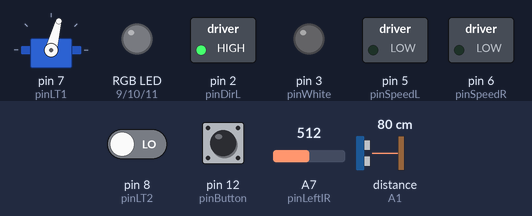
Recording of a sketch running on a simulated Arduino Nano, built with avr-gcc and run on an emulated ATmega328P. On the bench: servo, switched loads named in the sketch (green lamp = pin HIGH), an RGB LED mixed from three pins (HIGH = lit), output pins drawn as LEDs (lit = HIGH). The test bench sets the inputs (shaded band); at power-on: pin 12 (pinButton) LOW, pin 8 (pinLT2) LOW, A7 (pinLeftIR) = 512, distance to the obstacle (sensor on A1) 80 cm. The echo pulse lasts 58.3 µs per cm; pins used as bus, display or sensor lines are not drawn.

Above: at 2.8 s.
2.9 s: pin 12 (pinButton) pulled HIGH for 0.15 s
At 4.9 s:
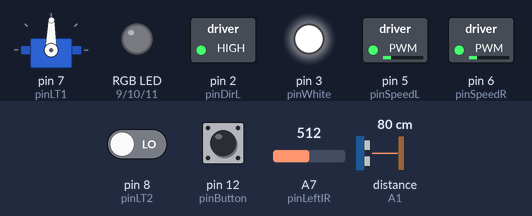
6.0 s: pin 8 (pinLT2) driven HIGH
At 6.6 s:
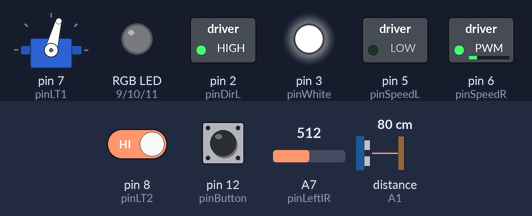
9.0 s: pin 12 (pinButton) pulled HIGH for 1 s
At 10.8 s:
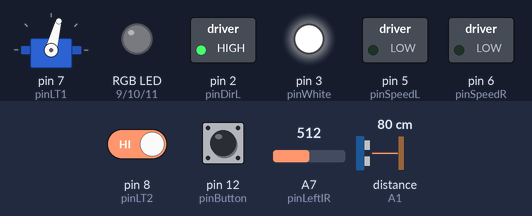
13.0 s: pin 12 (pinButton) pulled HIGH for 0.15 s
At 17.9 s:
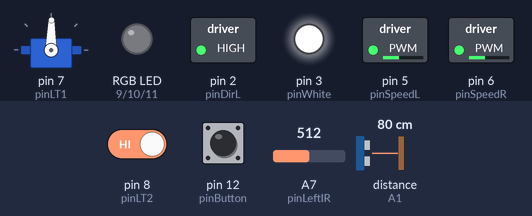
19.1 s: pin 12 (pinButton) pulsed HIGH 2 times (0.12 s each, 0.3 s apart)
At 20.8 s:
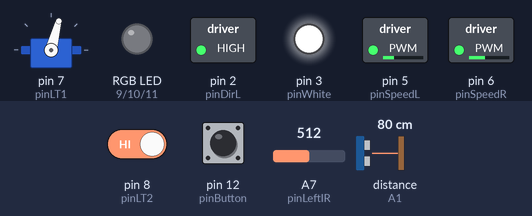
22.1 s: pin 12 (pinButton) pulled HIGH for 3.2 s
At 25.8 s:
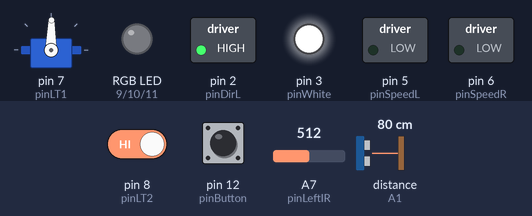
Timing chart, 0 to 29.1 s (numbered marks = the images above; inputs shaded):
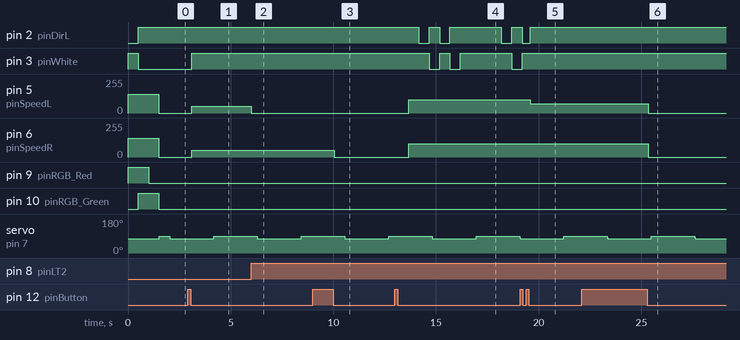

Measured:
- after the input at 2.9 s, pin 3 (pinWhite): LOW → HIGH after 0.21 s; pin 5 (pinSpeedL), pin 6 (pinSpeedR): 0/255 → 50/255 after 0.21 s
- after the input at 6.0 s, pin 5 (pinSpeedL): 50/255 → 0/255 at once
- after the input at 9.0 s, pin 6 (pinSpeedR): 50/255 → 0/255 after 1.1 s
- after the input at 13.0 s, pin 2 (pinDirL): goes LOW 0.50 s, HIGH 0.50 s, LOW 0.50 s, HIGH 2.5 s, LOW 0.50 s, then HIGH, starting after 1.2 s; pin 3 (pinWhite): goes LOW 0.50 s, HIGH 0.50 s, LOW 0.50 s, HIGH 2.5 s, then LOW, starting after 1.7 s; pin 5 (pinSpeedL), pin 6 (pinSpeedR): 0/255 → 100/255 after 0.67 s
- after the input at 19.1 s, pin 3 (pinWhite): goes on until 19.2 s, then stays HIGH; pin 5 (pinSpeedL): 100/255 → 70/255 after 0.48 s
- after the input at 22.1 s, pin 5 (pinSpeedL): 70/255 → 0/255 after 3.2 s; pin 6 (pinSpeedR): 100/255 → 0/255 after 3.2 s

The sketch:

sketch_may09b.ino
```cpp
/*
 *
 * 0.2 대구 시연 6/7 버튼 클릭시 덴싱 모드/ 라인트레이스/ Obstacle avoidance/ wall follower
 * 0.1 교사연구회 시연 5/14
 */
// for codestar mobile
#include <IRremote.h>
#include <Thread.h>
#include <SoftwareSerial.h>
#include <ThreadController.h>
#include <Servo.h>

#ifdef __AVR__
  #include <avr/power.h>
#endif

// protocol
#define GET 1
#define RUN 2
#define RESET 4
#define START 5
//#define NEO
// mobile
#define FORWARD   0
#define REVERSE   1
#define MOTOR_L   0
#define MOTOR_R   1

const int pinLT1 = 7;  // IR 센서 1번(IN1) -- LEFT
const int pinLT2 = 8;  // IR 센서 2번(IN2) -- RIGHT
const int pinButton = 12; // 푸시버튼 연결 핀 번호

const int pinRGB_Red = 9;    // RGB LED의 Red 연결 핀 번호
const int pinRGB_Green = 10; // RGB LED의 Green 연결 핀 번호
const int pinRGB_Blue = 11;  // RGB LED의 Blue 연결 핀 번호
const int pinWhite = 3;

#ifdef NEO
  #include <Adafruit_NeoPixel.h>
  const int pinLedBar = 7;  // RGB LED Strip Bar, WS2812
  Adafruit_NeoPixel strip = Adafruit_NeoPixel(8, pinLedBar, NEO_GRB + NEO_KHZ800);
#endif

const int pinMic = A2;  // 마이크 연결 핀 번호
// pen
Servo myservo;  // create servo object to control a servo
                // a maximum of eight servo objects can be created
int pos = 0;    // variable to store the servo position
const int pinPen = 7;
int     penSwitch = 0;
boolean penTick = false;

Thread neoThread = Thread();
// create bluetooth instnace
SoftwareSerial bt(1, 0);

// packet
double  currentTime = 0.0; // on request TIMER
double  lastTime = 0.0;    // on request TIMER
boolean isAvailable = false;  // serial
boolean isStart = false;  // fine package
String  mVersion = "1.0.0";
byte    dataLen = 0;      // package data length;
char    serialRead;       // real data
unsigned char prevc = 0;  // real data
byte    index = 0;        // buffer index
char    buffer[52];       // real buffer

// mobile
// MOTOR_LEFT
int pinDirL = 2;
int pinSpeedL = 5;

// MOTOR_RIGHT
int pinSpeedR = 6;
int pinDirR = 3;

// sonar
const int pinEcho = A1;  // 초음파 센서 Echo 단자 연결 핀 번호
const int pinTrig = 13;  // 초음파 센서 Trig 단자 연결 핀 번호
int preDistance = 0;      // 초음파 -1 때문에

// left ir or wall following
const int pinLeftIR = A7;

// Healing mode
bool bFadeColor = false;
// start
const int pinBuzzer = A3;  // 부저(스피커) 연결 핀 번호
int tones[] = { 261, 294, 330, 349, 392, 440, 494, 523 };

// Variables will change:
int ledState = HIGH;         // the current state of the output pin
int buttonState;             // the current reading from the input pin
int lastButtonState = LOW;   // the previous reading from the input pin

// the following variables are long's because the time, measured in miliseconds,
// will quickly become a bigger number than can be stored in an int.
long lastDebounceTime = 0;  // the last time the output pin was toggled
long debounceDelay = 50;    // the debounce time; increase if the output flickers
int modeCount = 1;
/////////////  라인트레이스 /////////////

// remote
#define LINE_TRACER     0
#define REMOTE_CONTROL  1
#define AVOIDENCE       2
#define WALLFOLLOW      3

const int pinRemocon = 4;
IRrecv remocon(pinRemocon);
decode_results results;
int DriveMode = REMOTE_CONTROL;

int LeftTurn = 0;
int RightTurn = 0;
#define MAX_TURN_STEP1    8  // 연속 좌/우 회전 감지 카운터, 1/8 회전씩 감축용
#define MAX_TURN_STEP2    15  //
#define MAX_TURN_STEP3    21  //
#define MAX_TURN_STEP4    26  //
#define MAX_TURN_STEP5    30  //
#define MAX_TURN_STEP6    33  //
#define MAX_TURN_STEP7    35  // 정지 회전, (만약 초과시 원래 역회전)
int Power = 50;
float Power1Ratio = 1.0;
float Power2Ratio = 1.0;

/// obstacle avoid
unsigned long msLastTick;
boolean onlyOne   = false;
boolean isAvoided = false;
int     wheelSwitch = 0;
boolean wheelTick = false;
ThreadController controll = ThreadController();
Thread worker1 = Thread();
Thread worker2 = Thread();
Thread worker3 = Thread();
Thread worker4 = Thread();

/*
ff 55 len x  GET  sensor  port  slot  data a
0  1  2   3   4      5      6     7     8
*/
void runModule(int device){
  // for 1 device
  int ldir = 0;
  int rdir = 0;
  int lvel = 0;
  int rvel = 0;

  // for 3 device
  int lpos = 0;
  int ledr = 0;
  int ledg = 0;
  int ledb = 0;
  switch(device){
    case 1: // move
      ldir = readBuffer(6); // left direction
      lvel = readBuffer(7); // left velocity
      rdir = readBuffer(8); // right direction
      rvel = readBuffer(9); // right velocity
      move(MOTOR_L, ldir, lvel*28);
      move(MOTOR_R, rdir, rvel*28);
      break;
    case 2: // stop
      stop();
      break;
    case 3: // led
      lpos = readBuffer(6);  // led position(don't care)
      ledr = readBuffer(7);  // led red color
      ledg = readBuffer(8);  // led green color
      ledb = readBuffer(9);  // led blue color
      color(ledr, ledg, ledb);
      break;
    case 4: // led off
      ledoff();
      break;
    case 5: // healing mode
      bFadeColor = true;
      break;
    case 6: // healing mode off
      bFadeColor = false;
      ledoff();
    default:
    break;
  }
}

void readSerial(){
  isAvailable = false;
  if(bt.available() > 0){
    isAvailable = true;
    serialRead = bt.read();
  }
}

void writeBuffer(int idx, unsigned char c){
  buffer[idx] = c;
}
unsigned char readBuffer(int idx){
  return buffer[idx];
}
void writeHead(){
  writeSerial(0xff);
  writeSerial(0x55);
}
void writeEnd(){
  bt.println();
}
void writeSerial(unsigned char c){
  bt.write(c);
}
void callOK(){
  writeHead();
  writeEnd();
}

void  FadeColor(int pinStart, int pinLast, int pinOff){
  int  brightness;  // pinStart 빛의 밝기

  analogWrite(pinOff, 0);  // 꺼 둘 색상

  for(brightness=255; brightness>=0; brightness--) // 255에서 0까지
  {
    analogWrite(pinStart, brightness);    // 처음 색상
    analogWrite(pinLast, 255-brightness); // 최종 색상

    delay(20);  // 20 밀리초 기다리기 (합성한 빛을 보여주는 시간)
  }
}

void color(int r, int g, int b){
  digitalWrite(pinRGB_Red, r*28);
  digitalWrite(pinRGB_Green, g*28);
  digitalWrite(pinRGB_Blue, b*28);

}
void ledoff(){
  digitalWrite(pinRGB_Red, LOW);   // 빨간색 켜기
  digitalWrite(pinRGB_Green, LOW); // 초록색 켜기
  digitalWrite(pinRGB_Blue, LOW);   // 파란색 끄기
}
void stop()  // 정지
{
  analogWrite(pinSpeedL, 0);
  analogWrite(pinSpeedR, 0);
}
void move(int motor, int direction, int speed)
{
  boolean inPin1, inPin2;

  if(direction == FORWARD)
    inPin1 = HIGH;
  else // REVERSE
    inPin1 = LOW;

  if(motor == MOTOR_L)
  {
    digitalWrite(pinDirL, inPin1);
    analogWrite(pinSpeedL, speed);
  } else { // MOTOR_R
    digitalWrite(pinDirR, inPin1);
    analogWrite(pinSpeedR, speed);
  }
}

/*
ff 55 len idx action device port  slot  data a
0  1  2   3   4      5      6     7     8
*/
void parseData(){
  int idx = readBuffer(3);
  int action = readBuffer(4);
  int device = readBuffer(5);

  switch(action){
    case GET:

    break;
    case RUN:
      runModule(device);
      //callOK(); // ack signal
    break;
    case RESET:

    break;
    case START:

    break;
  }
}

#ifdef NEO
void neoCallback(){
  int value = analogRead( pinMic );  // 소리 세기 읽기
  int lowLimit = 20, highLimit = 200;
  int valLimit = constrain( value, lowLimit, highLimit );
  //Serial.println(value);
  int brightness = map( valLimit, lowLimit, highLimit, 0, 255 );
  analogWrite(pinWhite, brightness);
  for(int i=0;i<8;i++){
    // pixels.Color takes RGB values, from 0,0,0 up to 255,255,255
    strip.setPixelColor(i, strip.Color(random(0, 155),brightness,random(0, 155))); // Moderately bright green color.
  }
  strip.show(); // This sends the updated pixel color to the hardware.
}
#endif

void callback1(){
  if(DriveMode == AVOIDENCE && !isAvoided){
    if(wheelTick){
      if(++wheelSwitch % 2){
        move(MOTOR_L, REVERSE, 100);
        move(MOTOR_R, FORWARD, 100);
      }else{
        move(MOTOR_L, FORWARD, 100);
        move(MOTOR_R, REVERSE, 100);
      }
    }else{
      move(MOTOR_L, FORWARD, 100);
      move(MOTOR_R, FORWARD, 100);
    }
  }
}
// led on/off
void callback2(){ // for test
  wheelTick = !wheelTick;
}
void callback3(){
  if(DriveMode == LINE_TRACER){
    if(penTick){
      if(++penSwitch % 2){
        PenDown();
      }else{
        PenUp();
      }
    }else{
      PenUp();
    }
  }
}
// led on/off
void callback4(){ // for test
  penTick = !penTick;
  if(penTick){
      PenDown();
    }else{
      PenUp();
    }
}

void setup() {

  // 3 color led
  pinMode(pinRGB_Red, OUTPUT);   // RGB LED의 Red 핀을 출력용 핀으로 설정
  pinMode(pinRGB_Green, OUTPUT); // RGB LED의 Green 핀을 출력용 핀으로 설정
  pinMode(pinRGB_Blue, OUTPUT);  // RGB LED의 Blue 핀을 출력용 핀으로 설정
  pinMode(pinWhite, OUTPUT);

  // mobile
  pinMode(pinSpeedL, OUTPUT);
  pinMode(pinDirL, OUTPUT);

  pinMode(pinSpeedR, OUTPUT);
  pinMode(pinDirR, OUTPUT);

  pinMode(pinLT1, INPUT);
  pinMode(pinLT2, INPUT);

  pinMode(pinButton, INPUT); // 푸시버튼 핀을 입력용 핀으로 설정
  pinMode(pinBuzzer, OUTPUT); // 부저(스피커) 핀을 출력용 핀으로 설정

  pinMode(pinLeftIR, INPUT); // for wall following
  // put your setup code here, to run once:
  bt.begin( 9600 );  // 블루투스 통신 초기화 (속도= 9600 bps)
  //Serial.begin(9600);
  // Red : 빨간색 불빛 켜기
  digitalWrite(pinRGB_Red, HIGH);   // 빨간색 켜기
  digitalWrite(pinRGB_Green, LOW);  // 초록색 끄기
  digitalWrite(pinRGB_Blue, LOW);   // 파란색 끄기
  move(MOTOR_L, REVERSE, 5*28);
  move(MOTOR_R, FORWARD, 5*28);
  delay(500);

  // Yellow : 노란색(빨간색+초록색) 불빛 켜기
  digitalWrite(pinRGB_Red, HIGH);   // 빨간색 켜기
  digitalWrite(pinRGB_Green, HIGH); // 초록색 켜기
  digitalWrite(pinRGB_Blue, LOW);   // 파란색 끄기
  move(MOTOR_L, FORWARD, 5*28);
  move(MOTOR_R, REVERSE, 5*28); // 0~255
  delay(500);

  // Green : 초록색 불빛 켜기
  digitalWrite(pinRGB_Red, LOW);    // 빨간색 끄기
  digitalWrite(pinRGB_Green, HIGH); // 초록색 켜기
  digitalWrite(pinRGB_Blue, LOW);   // 파란색 끄기
  delay(500);

  noTone(pinBuzzer);

  ledoff();
  stop();

  pinMode(pinMic, INPUT); // 마이크 핀을 입력용 핀으로 설정
#ifdef NEO
  strip.begin();
  strip.show(); // Initialize all pixels to 'off'

  neoThread.onRun(neoCallback);
  neoThread.setInterval(20);
#endif

// sonar
  pinMode(pinTrig, OUTPUT); // 출력용 핀으로 설정
  pinMode(pinEcho, INPUT);  // 입력용 핀으로 설정

  worker1.onRun(callback1);
  worker1.setInterval(500);

  worker2.onRun(callback2);
  worker2.setInterval(2000);

  worker3.onRun(callback3);
  worker3.setInterval(500);

  worker4.onRun(callback4);
  worker4.setInterval(2000);

  controll.add(&worker1);
  controll.add(&worker2);
  controll.add(&worker4);

  msLastTick = millis();

  myservo.attach(pinPen);  // attaches the servo on pin
  PenUp();

}
// test
long interval = 1000;
int motorState = LOW;
long previousMillis = 0;


void PenDown(){
  for(pos = 90; pos >= 75; pos -= 1)
  {
    myservo.write(pos);
    delay(2);
  }
  delay(100);
}

void PenUp(){
  for(pos = 75; pos < 90; pos += 1)
  {
    myservo.write(pos);
    delay(2);
  }
  delay(100);
}

void timerTest(){
  unsigned long currentMillis = millis();

  if(currentMillis - previousMillis > interval){
    previousMillis = currentMillis;

    if(motorState == LOW){/*
      move(MOTOR_L, REVERSE, 5*28);
      move(MOTOR_R, FORWARD, 5*28);
      digitalWrite(pinRGB_Red, HIGH);   // 빨간색 켜기
      digitalWrite(pinRGB_Green, HIGH); // 초록색 켜기
      digitalWrite(pinRGB_Blue, LOW);   // 파란색 끄기*/
      motorState = HIGH;
    }
    else{/*
      move(MOTOR_L, FORWARD, 5*28);
      move(MOTOR_R, REVERSE, 5*28); // 0~255
      digitalWrite(pinRGB_Red, LOW);    // 빨간색 끄기
      digitalWrite(pinRGB_Green, HIGH); // 초록색 켜기
      digitalWrite(pinRGB_Blue, LOW);   // 파란색 끄기*/
      motorState = LOW;
    }
  }
}
void  Forward( int power )  // 전진
{
  move(MOTOR_L, FORWARD, power);
  move(MOTOR_R, FORWARD, power);
}
void Forward2( int power1, int power2 )
{
  move(MOTOR_L, FORWARD, power1);
  move(MOTOR_R, FORWARD, power2);
}

void  Backward2( int power1, int power2 )
{
  move(MOTOR_L, REVERSE, power1);
  move(MOTOR_R, REVERSE, power2);
}

void loop() {

#ifdef NEO
  if(neoThread.shouldRun())
    neoThread.run();
#endif
  controll.run();
  // put your main code here, to run repeatedly:
  currentTime = millis()/1000.0-lastTime;
  readSerial();
  if(isAvailable){
    unsigned char c = serialRead & 0xff;
    if(c == 0x55 && isStart == false){
      if(prevc == 0xff){
        index = 1;
        isStart = true;
      }
    }else{  // isn't 0x55
      prevc = c;
      if(isStart){  // finded header code
        if(index == 2){ // is index length?
          dataLen = c;
        }else if(index > 2){
          dataLen--;
        }
        writeBuffer(index, c);    // real value
      }
    }

    index++;
    if(index > 51){ // checking max buffer
      index = 0;
      isStart = false;
    }

    if(isStart && dataLen == 0 && index > 3){
      isStart = false;    // reset
      parseData();
      index = 0;
    }

#ifdef FADE
    if(bFadeColor){
      // Red -> Green
      FadeColor( pinRGB_Red, pinRGB_Green, pinRGB_Blue );

      // Green -> Blue
      FadeColor( pinRGB_Green, pinRGB_Blue, pinRGB_Red );

      // Blue -> Red 불빛 변화
      FadeColor( pinRGB_Blue, pinRGB_Red, pinRGB_Green );
    }
#endif
  }
  ///////////////////////////////by js /////////////////////////
  if( remocon.decode(&results) ){  // 받은 신호가 있나? (받고나면 수신 차단됨)
    remocon.resume(); // 다음 리모콘 신호를 수신하는 상태로
  }

  if( DriveMode == LINE_TRACER ){
    int  value1 = digitalRead( pinLT1 ); // 첫 번째 LEFT IR 센서 값 읽기
    int  value2 = digitalRead( pinLT2 ); // 두 번째 RIGHT IR 센서 값 읽기
    if( value1 && value2 ){  // 2개의 모두 흰색인 경우 전진
      Forward( Power );
      if( LeftTurn > MAX_TURN_STEP6 )
        LeftTurn = MAX_TURN_STEP5;
      else if( LeftTurn > MAX_TURN_STEP4 )
        LeftTurn = MAX_TURN_STEP3;
      else if( LeftTurn > MAX_TURN_STEP2 )
        LeftTurn = MAX_TURN_STEP1;
      else
        LeftTurn = 0;

      if( RightTurn > MAX_TURN_STEP6 )
        RightTurn = MAX_TURN_STEP5;
      else if( RightTurn > MAX_TURN_STEP4 )
        RightTurn = MAX_TURN_STEP3;
      else if( RightTurn > MAX_TURN_STEP2 )
        RightTurn = MAX_TURN_STEP1;
      else
        RightTurn = 0;
    }
    else if( (value1 == 0) && value2 ){  // 왼쪽에 검은 라인이 감지되면 좌회전
      if( LeftTurn < MAX_TURN_STEP1 )
        Forward2( Power*7/8, Power );
      else if( LeftTurn < MAX_TURN_STEP2 )
        Forward2( Power*6/8, Power );
      else if( LeftTurn < MAX_TURN_STEP3 )
        Forward2( Power*5/8, Power );
      else if( LeftTurn < MAX_TURN_STEP4 )
        Forward2( Power*4/8, Power );
      else if( LeftTurn < MAX_TURN_STEP5 )
        Forward2( Power*3/8, Power );
      else if( LeftTurn < MAX_TURN_STEP6 )
        Forward2( Power*2/8, Power );
      else if( LeftTurn < MAX_TURN_STEP7 )
        Forward2( Power*1/8, Power );
      else
        Forward2( 0, Power );

     LeftTurn++;
     RightTurn = 0;
   }
   else if( value1 && (value2 == 0) ){  // 오른쪽에 검은 라인이 감지되면 우회전
      if( RightTurn < MAX_TURN_STEP1 )
      Forward2( Power, Power*7/8 );
      else if( RightTurn < MAX_TURN_STEP2 )
      Forward2( Power, Power*6/8 );
      else if( RightTurn < MAX_TURN_STEP3 )
      Forward2( Power, Power*5/8 );
      else if( RightTurn < MAX_TURN_STEP4 )
      Forward2( Power, Power*4/8 );
      else if( RightTurn < MAX_TURN_STEP5 )
      Forward2( Power, Power*3/8 );
      else if( RightTurn < MAX_TURN_STEP6 )
      Forward2( Power, Power*2/8 );
      else if( RightTurn < MAX_TURN_STEP7 )
      Forward2( Power, Power*1/8 );
      else
      Forward2( Power, 0 );

      RightTurn++;
      LeftTurn = 0;
    }
    else{  // 두 값이 모두 ??색인 경우
      Forward( Power );

      if( LeftTurn > MAX_TURN_STEP6 )
        LeftTurn = MAX_TURN_STEP5;
      else if( LeftTurn > MAX_TURN_STEP4 )
        LeftTurn = MAX_TURN_STEP3;
      else if( LeftTurn > MAX_TURN_STEP2 )
        LeftTurn = MAX_TURN_STEP1;
      else
        LeftTurn = 0;

      if( RightTurn > MAX_TURN_STEP6 )
        RightTurn = MAX_TURN_STEP5;
      else if( RightTurn > MAX_TURN_STEP4 )
        RightTurn = MAX_TURN_STEP3;
      else if( RightTurn > MAX_TURN_STEP2 )
        RightTurn = MAX_TURN_STEP1;
      else
        RightTurn = 0;
    }
  }
  else if(DriveMode == AVOIDENCE){
    int distance = GetDistance();
    if(distance < 7){
      isAvoided = true;
      move(MOTOR_L, REVERSE, 100);
      move(MOTOR_R, REVERSE, 100);
      unsigned long msTick = millis() - msLastTick;
      if(!onlyOne && msTick >= 2000){
        msLastTick = millis();
        onlyOne = true;
        writeHead();
        writeSerial(0xde);
        writeSerial(2);
        writeSerial(6);
        writeEnd();
      }
    }
    else {
      isAvoided = false;
      onlyOne = false;
    }
  }
  else if(DriveMode == WALLFOLLOW){
    int value = analogRead(pinLeftIR);  // 세기 읽기
    if(value > 13){
      move(MOTOR_L, FORWARD, 70);
      move(MOTOR_R, FORWARD, 100);
    }else{
      move(MOTOR_L, FORWARD, 100);
      move(MOTOR_R, FORWARD, 70);
    }
  }
  // read the state of the switch into a local variable:
  int reading = digitalRead(pinButton);

  // check to see if you just pressed the button
  // (i.e. the input went from LOW to HIGH),  and you've waited
  // long enough since the last press to ignore any noise:

  // If the switch changed, due to noise or pressing:
  if (reading != lastButtonState) {
    // reset the debouncing timer
    lastDebounceTime = millis();
  }

  if ((millis() - lastDebounceTime) > debounceDelay) {
    // whatever the reading is at, it's been there for longer
    // than the debounce delay, so take it as the actual current state:

    // if the button state has changed:
    if (reading != buttonState) {
      buttonState = reading;

      // only toggle the LED if the new button state is HIGH
      if (buttonState == HIGH) {
        ledState = !ledState;
      }else{
        if(modeCount == 1){
          DriveMode = LINE_TRACER;
        }else if(modeCount == 3){
          DriveMode = AVOIDENCE;
          stop();
        }else if(modeCount == 4){
          DriveMode = WALLFOLLOW;
          stop();
        }else{
          DriveMode = REMOTE_CONTROL;
          stop();
        }
        writeHead();
        writeSerial(0xde);
        writeSerial(2);
        writeSerial(modeCount++);
        writeEnd();

        if(modeCount > 5) modeCount = 1;
      }
    }
  }
  // save the reading.  Next time through the loop,
  // it'll be the lastButtonState:
  lastButtonState = reading;

}

//////////////////////////////////// sonar function ////////////////////////////////////
int  GetDistance(){

  digitalWrite( pinTrig, LOW );
  delayMicroseconds( 2 );
  digitalWrite( pinTrig, HIGH );
  delayMicroseconds( 10 );
  digitalWrite( pinTrig, LOW );
  int  duration = pulseIn( pinEcho, HIGH );
  int  distance = (duration / 2) / 29.1;
  if(distance < 0 ) distance = preDistance;
  preDistance = distance;
  return  distance;
}
```
